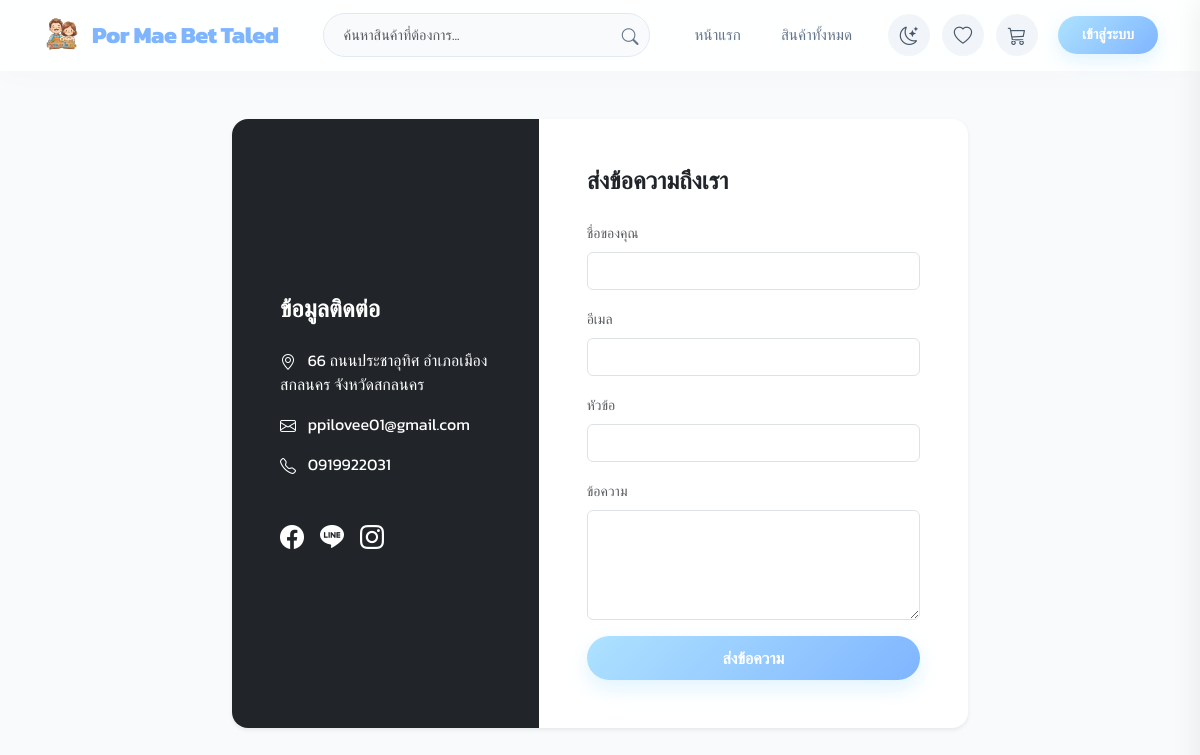
The page /contact.php on the database its author committed.
### tables this page shows
CREATE TABLE `shop_settings` (
  `id` int(11) NOT NULL,
  `shop_name` varchar(255) NOT NULL,
  `address` text NOT NULL,
  `phone` varchar(50) DEFAULT NULL,
  `shop_email` varchar(255) DEFAULT NULL,
  `print_remark` text DEFAULT NULL,
  `shop_icon` varchar(255) DEFAULT 'default_icon.png',
  `smtp_host` varchar(100) DEFAULT 'smtp.gmail.com',
  `smtp_port` int(11) DEFAULT 587,
  `smtp_user` varchar(100) DEFAULT NULL,
  `smtp_pass` varchar(100) DEFAULT NULL,
  `smtp_secure` varchar(10) DEFAULT 'tls',
  `auto_flash_sale` int(11) DEFAULT 0,
  `auto_flash_discount` int(11) DEFAULT 20,
  `auto_flash_duration` int(11) DEFAULT 2,
  `welcome_promo_enabled` int(11) DEFAULT 1,
  `welcome_promo_coupon` varchar(50) DEFAULT NULL,
  `shipping_fee_fixed` decimal(10,2) DEFAULT 40.00,
  `shipping_free_threshold` decimal(10,2) DEFAULT 350.00,
  `points_earn_rate` int(11) NOT NULL DEFAULT 100,
  `points_spend_rate` int(11) NOT NULL DEFAULT 1,
  `line_notify_token` varchar(255) DEFAULT NULL,
  `openai_api_key` varchar(255) DEFAULT NULL,
  `slip_ai_provider` varchar(50) DEFAULT 'none',
  `gemini_api_key` varchar(255) DEFAULT NULL,
  `claude_api_key` varchar(255) DEFAULT NULL,
  `discord_webhook_url` text DEFAULT NULL,
  `telegram_bot_token` varchar(255) DEFAULT NULL,
  `telegram_chat_id` varchar(100) DEFAULT NULL,
  `slack_webhook_url` text DEFAULT NULL,
  `custom_webhook_url` text DEFAULT NULL,
  `notification_sound` varchar(50) DEFAULT 'chime',
  `auto_flash_type` varchar(20) DEFAULT 'static',
  `auto_flash_min_discount` int(11) DEFAULT 10,
  `auto_flash_max_discount` int(11) DEFAULT 50,
  `auto_flash_selection_rule` varchar(30) DEFAULT 'random',
  `auto_flash_count` int(11) DEFAULT 3,
  `auto_flash_stock` int(11) DEFAULT 10,
  `facebook_url` varchar(255) DEFAULT '#',
  `line_url` varchar(255) DEFAULT '#',
  `instagram_url` varchar(255) DEFAULT '#',
  `line_channel_access_token` varchar(255) DEFAULT NULL,
  `line_user_id` varchar(100) DEFAULT NULL
);

### db.php (called while the page is built, shortened)
<?php
$servername = getenv('DB_HOST') ?: "localhost";
$username = getenv('DB_USER') ?: "root";
$password = getenv('DB_PASS') !== false ? getenv('DB_PASS') : "";
$dbname = getenv('DB_NAME') ?: "fitness_db";
try {
    $conn = mysqli_connect($servername, $username, $password, $dbname);
} catch (mysqli_sql_exception $e) {
    $conn = false;
}
mysqli_set_charset($conn, "utf8");
mysqli_query($conn, "SET time_zone = '+07:00'");
$check_table = mysqli_query($conn, "SHOW TABLES LIKE 'shop_settings'");
if ($check_table && mysqli_num_rows($check_table) > 0) {
    $shop_info_query = mysqli_query($conn, "SELECT * FROM shop_settings WHERE id=1");
    if ($shop_info_query && mysqli_num_rows($shop_info_query) > 0) {
        $shop_info = mysqli_fetch_assoc($shop_info_query);
        if (!empty($shop_info['shop_icon'])) {
            $current_favicon = "uploads/" . $shop_info['shop_icon'];
        }
    }
}
?>

### contact.php (the view, shortened to what this page needs)
<?php
include 'db.php';
include 'header.php';
?>
<?php
$shop = mysqli_fetch_assoc(mysqli_query($conn, "SELECT * FROM shop_settings WHERE id=1"));
$shop_address = $shop['address'] ?? 'สกลนคร, ประเทศไทย';
$shop_email = $shop['shop_email'] ?? 'Por Mae Bet Taled@gmail.com';
$shop_phone = $shop['phone'] ?? '091-992-2031';
$facebook_url = !empty($shop['facebook_url']) ? $shop['facebook_url'] : '#';
$line_url = !empty($shop['line_url']) ? $shop['line_url'] : '#';
$instagram_url = !empty($shop['instagram_url']) ? $shop['instagram_url'] : '#';
?>
<div class="container py-5">
    <div class="row justify-content-center">
        <div class="col-lg-8">
            <div class="card border-0 shadow-sm rounded-4 overflow-hidden">
                <div class="row g-0">
                    <div class="col-md-5 bg-dark text-white p-5 d-flex flex-column justify-content-center">
                        <h4 class="fw-bold mb-4">ข้อมูลติดต่อ</h4>
                        <div class="mb-3"><i class="bi bi-geo-alt me-2"></i> <?= htmlspecialchars($shop_address) ?></div>
                        <div class="mb-3"><i class="bi bi-envelope me-2"></i> <?= htmlspecialchars($shop_email) ?></div>
                        <div class="mb-3"><i class="bi bi-telephone me-2"></i> <?= htmlspecialchars($shop_phone) ?></div>
                        <div class="mt-4 d-flex gap-3">
                            <a href="<?= htmlspecialchars($facebook_url) ?>" target="_blank" class="text-white"><i class="bi bi-facebook fs-4"></i></a>
                            <a href="<?= htmlspecialchars($line_url) ?>" target="_blank" class="text-white"><i class="bi bi-line fs-4"></i></a>
                            <a href="<?= htmlspecialchars($instagram_url) ?>" target="_blank" class="text-white"><i class="bi bi-instagram fs-4"></i></a>
                        </div>
                    </div>
                    <div class="col-md-7 p-5">
                        <h4 class="fw-bold mb-4 text-dark">ส่งข้อความถึงเรา</h4>
                        <form id="contactForm" onsubmit="sendContact(); return false;">
                            <div class="mb-3">
                                <label class="form-label small text-muted">ชื่อของคุณ</label>
                                <input type="text" name="name" class="form-control" required>
                            </div>
                            <div class="mb-3">
                                <label class="form-label small text-muted">อีเมล</label>
                                <input type="email" name="email" class="form-control" required>
                            </div>
                            <div class="mb-3">
                                <label class="form-label small text-muted">หัวข้อ</label>
                                <input type="text" name="subject" class="form-control" required>
                            </div>
                            <div class="mb-3">
                                <label class="form-label small text-muted">ข้อความ</label>
                                <textarea name="message" class="form-control" rows="4" required></textarea>
                            </div>
                            <button type="submit" class="btn btn-gradient w-100 rounded-pill">ส่งข้อความ</button>
                        </form>
                    </div>
                </div>
            </div>
        </div>
    </div>
</div>
</body></html>

### header.php (shortened to what this page needs)
<!DOCTYPE html>
<html lang="th">
<head>
    <link href="https://cdn.jsdelivr.net/npm/bootstrap@5.3.0/dist/css/bootstrap.min.css" rel="stylesheet">
    <link rel="stylesheet" href="https://cdn.jsdelivr.net/npm/bootstrap-icons@1.11.1/font/bootstrap-icons.css">
    <link rel="stylesheet" href="https://cdnjs.cloudflare.com/ajax/libs/animate.css/4.1.1/animate.min.css"/>
    <link rel="stylesheet" href="style.css?v=2.7">
</head>
<body>
<nav class="navbar navbar-expand-lg sticky-top glass-nav d-none d-lg-block">
    <div class="container">
        <a class="navbar-brand d-flex align-items-center" href="index.php">
            <img src="<?= isset($current_favicon) ? $current_favicon : 'assets/default_icon.png' ?>" alt="Logo" style="height: 40px; width: auto; margin-right: 10px; object-fit: contain;">
            <span>Por Mae <span>Bet Taled</span></span>
        </a>
        <div class="collapse navbar-collapse" id="navItems">
            <div class="mx-auto flex-grow-1 text-center d-flex justify-content-center px-lg-4">
                <form action="index.php" method="GET" class="search-form" id="globalSearchForm" autocomplete="off">
                    <input class="form-control rounded-pill search-input" type="search" name="q" id="globalSearchInput" placeholder="ค้นหาสินค้าที่ต้องการ..." value="<?= isset($_GET['q']) ? $_GET['q'] : '' ?>">
                    <button type="submit" class="btn-search"><i class="bi bi-search"></i></button>
                </form>
            </div>
            <div class="d-flex flex-column flex-lg-row align-items-lg-center">
                <ul class="navbar-nav me-lg-3 text-center text-lg-start">
                    <li class="nav-item"><a class="nav-link" href="index.php">หน้าแรก</a></li>
                    <li class="nav-item"><a class="nav-link" href="index.php#shop">สินค้าทั้งหมด</a></li>
                </ul>
                <div class="icon-group">
                    <button class="icon-btn border-0" id="darkModeToggle" title="เปลี่ยนธีมสี" type="button" style="cursor: pointer;">
                        <i class="bi bi-moon-stars" id="darkModeIcon"></i>
                    </button>
                    <a class="icon-btn" href="wishlist.php" title="รายการโปรด">
                        <i class="bi bi-heart"></i>
                    </a>
                    <a class="icon-btn" href="cart.php" title="ตะกร้าสินค้า">
                        <i class="bi bi-cart3"></i>
                    </a>
                    <?php if(isset($_SESSION['user_id'])): ?>
                        <?php
                        $user_points_nav = 0;
                        if (isset($conn)) {
                            $uid_nav = $_SESSION['user_id'];
                            $up_q = mysqli_query($conn, "SELECT points FROM users WHERE id = '$uid_nav'");
                            if ($up_q && mysqli_num_rows($up_q) > 0) {
                                $user_points_nav = intval(mysqli_fetch_assoc($up_q)['points']);
                            }
                        }
                        ?>
                        <div class="dropdown">
                            <a class="icon-btn dropdown-toggle hide-arrow" href="#" role="button" data-bs-toggle="dropdown" aria-expanded="false">
                                <i class="bi bi-person"></i>
                            </a>
                            <ul class="dropdown-menu dropdown-menu-end animate__animated animate__fadeIn">
                                <li>
                                    <h6 class="dropdown-header text-truncate fw-bold" style="color: var(--text-main);">
                                        สวัสดี, <?= htmlspecialchars($_SESSION['fullname']) ?>
                                        <div class="text-warning mt-1" style="font-size:0.8rem; font-weight:normal;">
                                            <i class="bi bi-coin me-1"></i>🪙 <?= number_format($user_points_nav) ?> แต้มสะสม
                                        </div>
                                    </h6>
                                </li>
                                <li><a class="dropdown-item" href="my_orders.php"><i class="bi bi-box-seam me-2"></i> รายการสั่งซื้อ</a></li>
                                <li><a class="dropdown-item" href="profile.php"><i class="bi bi-person-gear me-2"></i> ข้อมูลส่วนตัว</a></li>
                                <li><a class="dropdown-item" href="contact.php"><i class=" bi bi-telephone-fill me-2"></i> ติดต่อสอบถาม</a></li>
                                <li><a class="dropdown-item" href="about.php"><i class="bi bi-info-circle me-2"></i> เกี่ยวกับเรา</a></li>
                                <?php if(isset($_SESSION['role']) && $_SESSION['role'] == 'admin'): ?>
                                    <li><hr class="dropdown-divider"></li>
                                    <li><a class="dropdown-item text-primary" href="admin_dashboard.php"><i class="bi bi-speedometer2 me-2"></i> จัดการระบบ</a></li>
                                <?php endif; ?>
                                <li><hr class="dropdown-divider"></li>
                                <li><a class="dropdown-item text-danger" href="logout.php"><i class="bi bi-box-arrow-right me-2"></i> ออกจากระบบ</a></li>
                            </ul>
                        </div>
                    <?php else: ?>
                        <a class="btn-auth ms-2" href="login.php">เข้าสู่ระบบ</a>
                    <?php endif; ?>
                </div>
            </div>
        </div>
    </div>
</nav>

### style.css (style rules this page uses)
:root { --blue-main: #AEE2FF; --blue-hover: #7FB5FF; --blue-dark: #1d4ed8; --blue-light: #F0F8FF; --slate-dark: #1E293B; --slate-medium: #475569; --slate-light: #F8FAFC; --text-primary: #1E293B; --text-secondary: #64748B; --radius-sm: 8px; --radius-md: 16px; --radius-lg: 24px; --shadow-sm: 0 4px 10px rgba(174, 226, 255, 0.08), 0 2px 4px rgba(174, 226, 255, 0.08); --shadow-md: 0 10px 25px -5px rgba(174, 226, 255, 0.15), 0 8px 10px -6px rgba(174, 226, 255, 0.15); --shadow-lg: 0 20px 40px -10px rgba(127, 181, 255, 0.22); --shadow-hover: 0 25px 50px -12px rgba(127, 181, 255, 0.35); --transition-smooth: all 0.3s cubic-bezier(0.4, 0, 0.2, 1); }
body, button, input, select, textarea, .form-control, .btn, .modal-title, .card-title, h1, h2, h3, h4, h5, h6 { font-family: 'Kanit', 'Outfit', sans-serif !important; }
.bi, [class^="bi-"], [class*=" bi-"] { font-family: bootstrap-icons !important; }
body { color: var(--text-primary); background-color: var(--slate-light); overflow-x: hidden; animation: pageFadeIn 0.25s cubic-bezier(0.16, 1, 0.3, 1) forwards; }
.glass-nav { background: rgba(255, 255, 255, 0.85) !important; backdrop-filter: blur(12px) saturate(180%); -webkit-backdrop-filter: blur(12px) saturate(180%); border-bottom: 1px solid rgba(255, 255, 255, 0.5) !important; box-shadow: 0 4px 30px rgba(0, 0, 0, 0.02) !important; }
.btn-gradient { background: linear-gradient(135deg, var(--blue-main) 0%, var(--blue-hover) 100%) !important; color: #fff !important; font-weight: 600; border: none !important; border-radius: 50px !important; padding: 10px 28px !important; box-shadow: 0 8px 20px rgba(174, 226, 255, 0.4) !important; transition: var(--transition-smooth) !important; }
.search-input { border-radius: 50px !important; padding: 10px 45px 10px 20px !important; border: 1px solid #E2E8F0 !important; background-color: #F8FAFC !important; height: 44px !important; transition: var(--transition-smooth) !important; }
.btn-search { right: 12px !important; }
body { transition: background-color 0.3s ease, color 0.3s ease; }
.bi, [class^="bi-"], [class*=" bi-"] { font-family: bootstrap-icons !important; vertical-align: -0.125em; display: inline-block; transition: transform 0.2s cubic-bezier(0.34, 1.56, 0.64, 1), color 0.2s ease; }

### header.php (style rules this page uses)
:root { --blue-main: #AEE2FF; --blue-hover: #7FB5FF; --bg-soft: #f8fafc; --text-main: #1e293b; }
body { font-family: 'Kanit', sans-serif; background-color: var(--bg-soft); color: var(--text-main); }
.navbar { background: rgba(255, 255, 255, 0.8) !important; backdrop-filter: blur(20px); -webkit-backdrop-filter: blur(20px); box-shadow: 0 4px 30px rgba(0,0,0,0.03); padding: 10px 0; border-bottom: 1px solid rgba(255, 255, 255, 0.4); transition: all 0.3s ease; }
.navbar-brand { font-weight: 800; color: #1e293b !important; font-size: 1.45rem; letter-spacing: -0.5px; margin-right: 20px; }
.navbar-brand span { color: var(--blue-hover); }
.nav-link { font-weight: 500; color: #64748b !important; margin: 0 12px; font-size: 0.95rem; position: relative; transition: color 0.3s ease; padding: 6px 0; }
.nav-link::after { content: ''; position: absolute; bottom: 0; left: 50%; width: 0; height: 2px; background-color: var(--blue-hover); transition: width 0.3s ease, left 0.3s ease; }
.search-form { width: 100%; max-width: 380px; position: relative; }
.search-input { background-color: #f1f5f9; border: 1px solid transparent; font-size: 0.9rem; padding-left: 20px; padding-right: 45px; height: 42px; transition: all 0.3s ease; border-radius: 50px; }
.btn-search { position: absolute; right: 15px; top: 50%; transform: translateY(-50%); color: #64748b; border: none; background: transparent; padding: 0; font-size: 1.05rem; transition: color 0.2s; }
.icon-group { display: flex; align-items: center; gap: 12px; }
.icon-btn { width: 42px; height: 42px; display: flex; align-items: center; justify-content: center; border-radius: 50%; background: #f1f5f9; color: #475569; border: none; transition: all 0.3s cubic-bezier(0.4, 0, 0.2, 1); position: relative; text-decoration: none; font-size: 1.15rem; }
.btn-auth { background: linear-gradient(135deg, var(--blue-main) 0%, var(--blue-hover) 100%); color: #fff !important; border-radius: 50px; padding: 8px 24px; font-weight: 600; text-decoration: none; box-shadow: 0 6px 18px rgba(174, 226, 255, 0.4); transition: all 0.3s ease; font-size: 0.9rem; border: none; }

### rows shown on the page
shop_settings: shop_icon (picture), address "66 ถนนประชาอุทิศ อำเภอเมืองสกลนคร จังหวัดสกลนคร", shop_email "ppilovee01@gmail.com", phone "0919922031"
